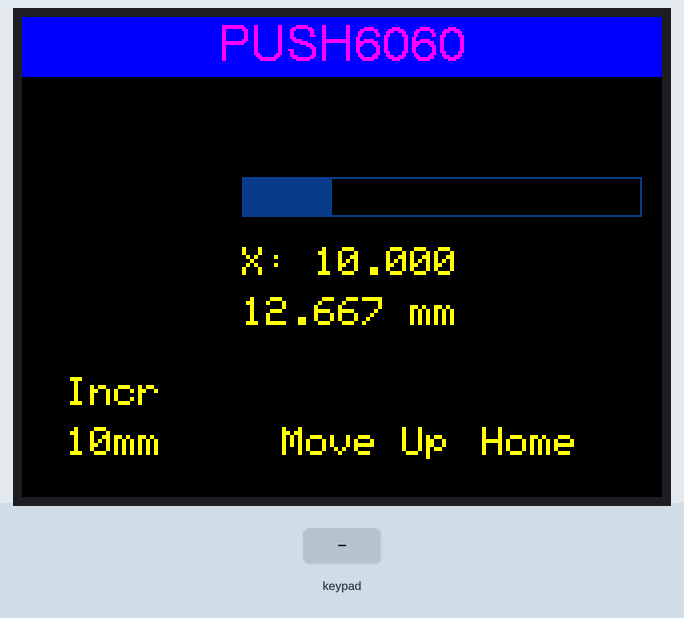
Bench run of a sketch on a simulated ESP32. Shown: 320×240 colour display. Inputs (shaded band) come from the test bench.

Above: at 2.5 s.
2.6 s: key 'A' pressed
At 3.8 s:
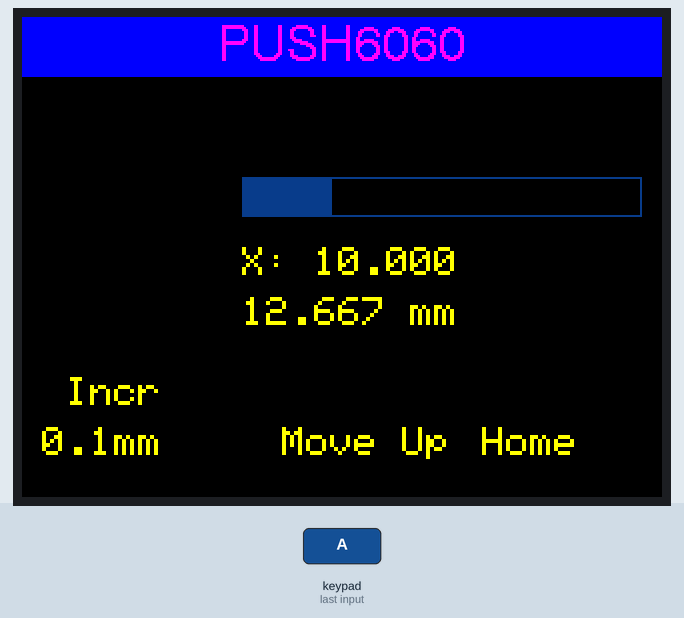
4.1 s: key 'B' pressed
At 5.0 s:
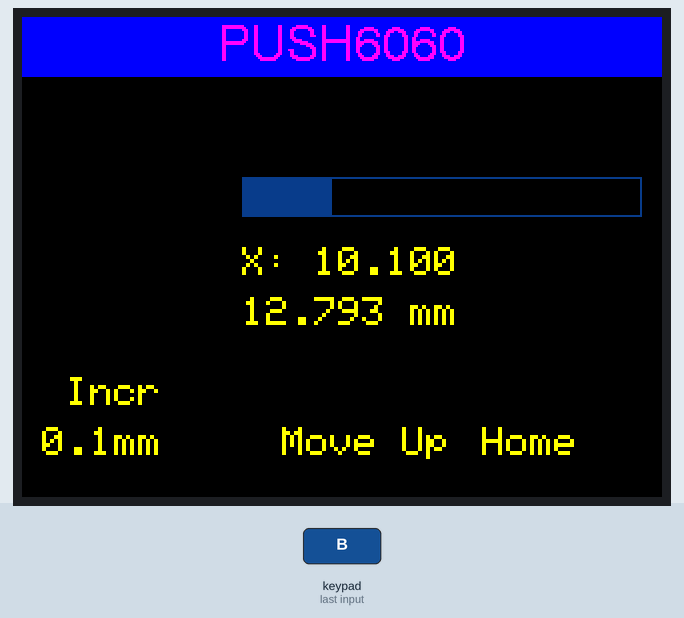
Timing chart, 0 to 7.1 s (numbered marks = the images above; inputs shaded):
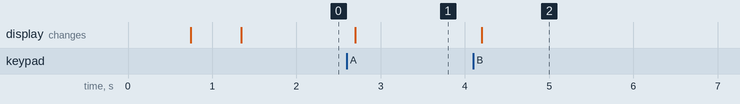

The sketch:

6060PUSH_RS485_For_Core2_and_Core.ino
```cpp
// M5Stack 6060PUSH example for M5Stack Core2 and M5Stack Core by Martin Glass (Jan-2021)
// Valid for M5Stack Core2, but can be amended for M5Stack Core

// This code demonstrates the use of Serial2 to communicate with the 6060PUSH.

// It also demonstrates use of some of the LCD display routines (see documentation here: http://docs.m5stack.com/#/en/api/lcd )

// The 6060PUSH instruction Set is limited (GRBL)...
// Check ID - ID
// Set Device ID - ID=???
// Move - ID???:X???.?
// Read Position - ID???P
// Find Zero Position - ID???Z
// Set Feed Speed - ID???:F????
// Read Busy ? - ID???I
//
// What are the calibration commands, eg Steps/mm?

/*
 * Copyright © 2021 <M. Glass>
 * THIS SOFTWARE IS PROVIDED BY THE COPYRIGHT HOLDERS AND CONTRIBUTORS
 * "AS IS" AND ANY EXPRESS OR IMPLIED WARRANTIES, INCLUDING, BUT NOT
 * LIMITED TO, THE IMPLIED WARRANTIES OF MERCHANTABILITY AND FITNESS FOR
 * A PARTICULAR PURPOSE ARE DISCLAIMED. IN NO EVENT SHALL THE COPYRIGHT
 * OWNER OR CONTRIBUTORS BE LIABLE FOR ANY DIRECT, INDIRECT, INCIDENTAL,
 * SPECIAL, EXEMPLARY, OR CONSEQUENTIAL DAMAGES (INCLUDING, BUT NOT
 * LIMITED TO, PROCUREMENT OF SUBSTITUTE GOODS OR SERVICES; LOSS OF USE,
 * DATA, OR PROFITS; OR BUSINESS INTERRUPTION) HOWEVER CAUSED AND ON ANY
 * THEORY OF LIABILITY, WHETHER IN CONTRACT, STRICT LIABILITY, OR TORT
 * (INCLUDING NEGLIGENCE OR OTHERWISE) ARISING IN ANY WAY OUT OF THE USE
 * OF THIS SOFTWARE, EVEN IF ADVISED OF THE POSSIBILITY OF SUCH DAMAGE.
 *
 * This software consists of voluntary contributions made by many individuals
 * and is licensed under the MIT license.
*/

/*
* Notes on the PUSH6060 setup
* ---------------------------
*
* The 6060PUSH has a calibration issue (at least on mine).
* A command of X40 moves the Axis by 50mm (instead of 40mm)
* and the full extent of 57mm is achieved with a command of X45!!!
*
* The 6060Push takes its power from a 9V-24V supply (5mm socket).
* The same power (at 9V-24V) is connected to the orange HT3.96 RS485 sockets on the 6060Push
*
* The 4 x screws of the baseplate on the moving axis of 6060PUSH are UNC 1/4 inch thread, not M3 nor M4.
*
* To connect between the Core2/Core and the 6060Push the recommendation is to use the PLC Proto Module.
*
* The PLC Proto Module has a small RS485-to-TTL ancillary PCB board included,
* which converts the 9V-24V power supply and serial communication signal lines for the 6060Push to 5V/3.3V for the Core2/Core.
* There are no instructions nor schematics for this small ancillary PCB board, but it is fairly obvious how it is supposed to be wired in
* (it's on the corner of the PCB, between the M-Bus and the RS485 connector).
* But this won't work with the Core2, as the ancillary PCB board doesn'tfit with the Core2.
*
* First, the haptic motor in the Core2 obstructs the ancilliary board.
* Secondly, because the motor has a metal case, there is a risk of shorting the 9V-24V power line with M-Bus pins 16 and 17.
*
* In order to use the PLC Proto Mobule, you need to connect the ancillary board by wire, and keep it away from the M-Bus connector.
*
* As mentioned, you'll need to wire up pins 16 and 17 on the PLC Proto Module ancillary board to the Core2 M-bus.
* You'll also need to wire that connects GND between the ancillary board and the Core2 (you can use the M-Bus GND pin or any other GND pin).
*
* IMPORTANTLY, the ancillary board provides 9V-24V to the HPWR connectors on the MBus (pins 25,27, 29),
* which on a Core these pins will provide 9V-24V power to the Core, but not on the Core2!!
* The HWPWR pins are not connected in the Core2, so you need to have a power wire going from thePLC Proto Module 5V supply to the 5V input on the Core2.
* This isn't obvious to do.
*
* There are several places to connect to the 5V supply on the PLC Proto module. But you need to wire into the 5V input pin inside the Core2,
* which is one of the pins on the 4-pin connector inside the Core2, next to the USB connector. The pins are marked DP,DM,GND and 5V.
* You want to connect from the 5V input pin on the Core2 by a wire to a 5V supply pin on the PLC Proto module board.
*
* It may be better just to get the M5Stack RS485-to-TTL converter Unit instead of the PLC Proto Module !!!
* https://m5stack.com/collections/m5-unit/products/isolated-rs485-unit
*
* The other issue is that the 6060Push doesn't come with a HT3.96 4-pin plug, to connect into the RS485 socket on the 6060Push.
* Unfortunately, the PLC Proto Module (and the RS485 Unit) only comes with 1 x HT3.96 4-pin connector, not two.
* You'll need to source one HR3.96 plug to go onto the 6060Push RS485 HT3.96 socket and they're not easy to find.
* Here's an Aliexpress link here: https://www.aliexpress.com/item/32751855312.html
*
*/

#include <M5Core2.h> //for M5Stack Core2 only
//#include <M5Stack.h> //uncomment for M5Stack Core
#define RX_PIN   13   // M5Stack Core is 16, M5Stack Core2 is 13
#define TX_PIN   14   // M5Stack Core is 17, M5Stack Core2 is 14

#define X_LOCAL 40
#define Y_LOCAL 40

#define X_OFF 160
#define Y_OFF 30

float distance = 0;
int limit = 45; // 45 is the absolute X-command limit, which equates to 57 mm of movement, because a command of X45 gives 50mm movement, due to mis-calibration by the 6060PUSH

int decimal = 0; // post decimal place variable
int incr = 10000; //Movement increment in microns (default is 10mm)
String incText;

  void head(const char *string) {
    M5.Lcd.setTextSize(1);
    M5.Lcd.setTextColor(TFT_MAGENTA, TFT_BLUE);
    M5.Lcd.fillRect(0, 0, 320, 30, TFT_BLUE);
    M5.Lcd.setTextDatum(TC_DATUM); // Align Text = Top Centre
    M5.Lcd.drawString(string, 160, 3, 4);
  }

  void foot(const char *string, int column, int row) {
      M5.Lcd.setTextColor(YELLOW);
      M5.Lcd.setTextSize(2);
      M5.Lcd.setCursor(column, row);
      M5.Lcd.println(string);
  }


  void subtext() {                      // set and display the increment/delta value
      switch (incr) {
      case 10000:
        incText=" 10mm";
        break;
      case 5000:
        incText="  5mm";
        break;
      case 2000:
        incText="  2mm";
        break;
      case 1000:
        incText="  1mm";
        break;
      case 100:
        incText="0.1mm";
        break;
      default:
        incText="error";
      }
      M5.Lcd.setTextColor(YELLOW);
      M5.Lcd.setTextSize(2);
      M5.Lcd.setCursor(10, 205);
      M5.Lcd.println(incText);

  }


  void screenRefresh() {                      // refresh screen and display all variables
      M5.Lcd.fillScreen(TFT_BLACK);
      head("PUSH6060");
      foot(" Incr",10,180);
      foot("Move Up",130,205);
      foot("Home",230,205);
      subtext();
      M5.Lcd.progressBar(110,80,200,20,distance*100/limit); // display a progress bar
      xPosPrint(distance); // display the X position
  }


//  void xPosPrint(int x) {               // display the X-position (distance)
  void xPosPrint(float x) {               // display the X-position (distance)
    M5.Lcd.setCursor(110,115);
//    M5.Lcd.printf("X: %d\r\n",x);
    M5.Lcd.printf("X: %.3f\r\n",x);
    M5.Lcd.setCursor(110,140);
    M5.Lcd.printf("%.3f mm\r\n",x*57.0/float(limit));

  }


void setup() {
    M5.begin(true, true, true, false);    // start M5Stack Core2
    //M5.begin(); // start M5Stack Core
    //M5.Power.begin(); / M5Stack Core only (not Core2)

    Serial2.begin(9600, SERIAL_8N1, RX_PIN, TX_PIN);  //Configure serial port 2
    delay(500);
    Serial2.print("ID=123\r\n");                     //Serial port 2 output ID=123\r\n, configuration 6060 motor ID is 123

    //Simple start-up test
    Serial2.print("ID123Z\r\n");
    distance=0;
    screenRefresh();
    delay(500);
    distance = float(incr/1000.0);
    Serial2.printf("ID123:X%.3f\r\n",distance);
//    Serial2.printf("ID123:X%d\r\n",distance);
    screenRefresh();
    //
}


void loop() {
    if(M5.BtnA.wasPressed()){           // Btn A changes the increment/delta
      switch (incr) {
      case 10000:
        incr = 100;
        break;
      case 5000:
        incr = 10000;
        break;
      case 2000:
        incr = 5000;
        break;
      case 1000:
        incr = 2000;
        break;
      case 100:
        incr = 1000;
        break;
      default:
        incr=1000; // shouldn't ever get here
      }
  screenRefresh();
    }

    if(M5.BtnB.wasPressed()){           // Btn B moves the travel by the increment/delta, by sending ID123:Xxx\r\n
      if((distance+float(incr/1000.0)) <= 45.0){         // 45 is the absolute limit (which is 57 mm of movement, because a command of X45 gives 50mm movement, due to mis-calibration by the 6060PUSH manufacturer
         distance += float(incr/1000.0);
//         Serial2.printf("ID123:X%d\r\n",distance);
         Serial2.printf("ID123:X%.3f\r\n",distance);
         screenRefresh();
      }
      else {
        head("TOO FAR");
      }
    }

    if(M5.BtnC.wasPressed()){                      //Press C to send ID123Z\r\n and the motor returns to the origin.
      distance = 0; //MG added, needed to reset distance after homing
      screenRefresh();
      Serial2.print("ID123Z\r\n");
      screenRefresh();
    }
    if(Serial2.available()){                       //Serial port 2 receives the message returned by 6060 and prints
      char c = Serial2.read();
      Serial.print(c);
    }

    M5.update();
    }
```

Measured:
- after the input at 2.6 s, the display: changes after 0.10 s (image 1)
- after the input at 4.1 s, the display: changes after 0.10 s (image 2)
